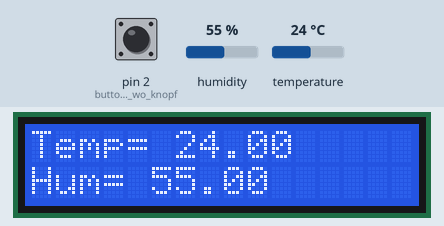
The sketch below on a simulated Arduino Uno, built with avr-gcc and run on an emulated ATmega328P. Shown: 16×2 character LCD. Inputs (shaded band) come from the test bench; at power-on: pin 2 (buttonPin_wo_knopf) LOW, humidity 55 %, temperature 24 °C.

Above: at 1.4 s.
1.5 s: pin 2 (buttonPin_wo_knopf) pulled HIGH for 0.75 s
At 2.6 s:
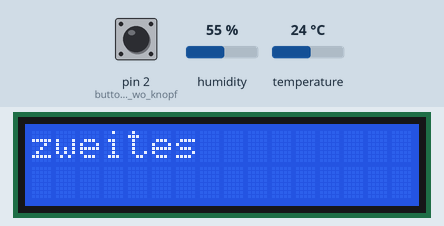
4.2 s: humidity set to 22 %
At 5.0 s:
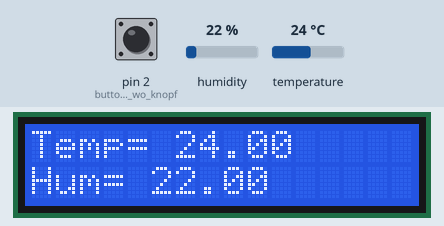
6.1 s: temperature set to 12 °C
At 7.3 s:
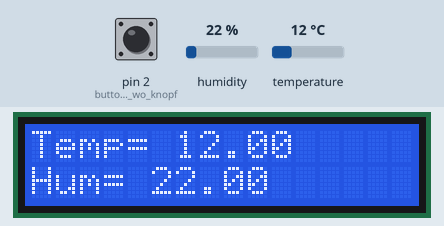
7.9 s: humidity set to 40 %
At 9.4 s:
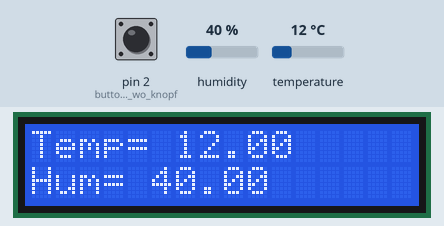
9.7 s: temperature set to 19 °C
At 10.8 s:
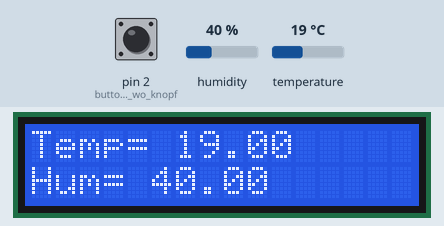
11.5 s: pin 2 (buttonPin_wo_knopf) pulled HIGH for 3.2 s
At 12.9 s:
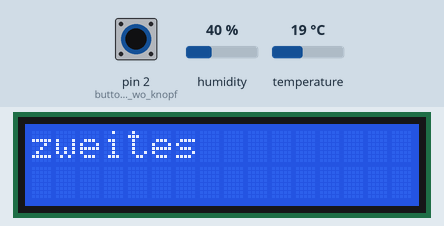
Timing chart, 0 to 14.5 s (numbered marks = the images above; inputs shaded):
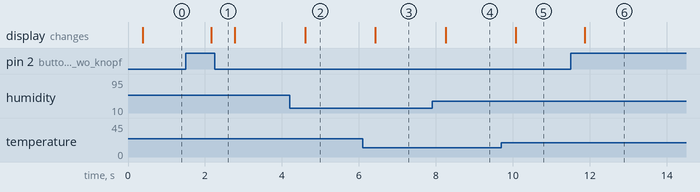

Measured:
- after the input at 1.5 s, the display: changes after 0.67 s (image 1)
- after the input at 4.2 s, the display: changes after 0.40 s (image 2)
- after the input at 6.1 s, the display: changes after 0.33 s (image 3)
- after the input at 7.9 s, the display: changes after 0.36 s (image 4)
- after the input at 9.7 s, the display: changes after 0.38 s (image 5)
- after the input at 11.5 s, the display: changes after 0.37 s (image 6)

The sketch:

Lcd_WIP.ino
```cpp
/*
 *  Written from "Benegamer"
 *  Written on 07.November.2019
 *
 *  This Code controlls an Adruino with an LCD Display (16 x 2)and the DHT11 Temperature and Humidity Sensor. And has a secend page.
 *  Pins used for this project are :
 *                                  -Digital 7 for DHT11 Sensor
 *                                  -Analog 4 for SDA on LCD Display Controller
 *                                  -Analog 5 for SCL on LCD Display Controller
 *                                  -Ground(-) on DHT11 Sensor and GND on LCD Display Controller
 *                                  -5V on (+)DHT11 Sensor and VCC
 */

#include <LiquidCrystal_I2C.h>
#include <dht.h>
#include <Wire.h>

// Set the LCD address to 0x27 for a 16 chars and 2 line display
LiquidCrystal_I2C lcd(0x27, 16, 2);

dht DHT;

#define DHT11_PIN 7 //Pin 7 for Data pin for DHT11. Change for different Pin!

int buttonState = 0;

void setup(){   //Used to Startup
  lcd.begin();  //Start the lcd Display
  lcd.setCursor(0,0); //Set the LCD Cursor on 0:0
  lcd.print("Startup"); //Print on the lCD Display "Startup"
  delay(200);
   // initialize the pushbutton pin as an input:
  pinMode(2 , INPUT);    //buttonPin wo knopf, indemfall 2
}

void loop()
{
    buttonState = digitalRead(2);
  if (buttonState == HIGH){
      lcd.begin();
      lcd.setCursor(0,0);
      lcd.print("zweites");
      delay(500);
  }else{
    double chk = DHT.read11(DHT11_PIN);
    if(DHT.temperature == -999){  //Check if Sensor has no Power
      lcd.begin();
      lcd.setCursor(0,0);
      lcd.print("Error"); //Print Error
    }else{
      lcd.begin();  //Screen setup
      lcd.setCursor(0,0); //Cursor on 0:0
     lcd.print("Temp=");
      lcd.setCursor(6,0); //Cursor on 6:0
      lcd.print(DHT.temperature); //Temperatur print
     //Humidity
     lcd.setCursor(0,1); //Cursor on 0:1
     lcd.print("Hum= ");  //Print Hum
     lcd.setCursor(5,1); //Cursor on 5:1
      lcd.print(DHT.humidity);  //Humidity print
      delay(500);
  }
  }
}
```
